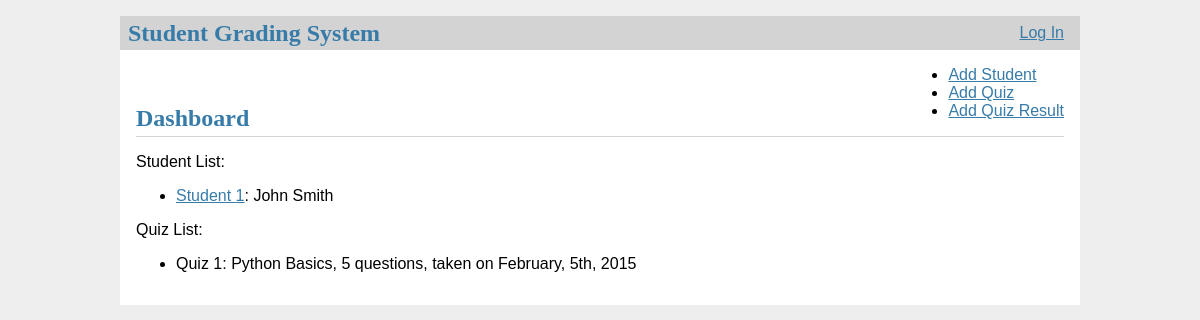
Page /dashboard (signed in) on the committed database.
### tables this page shows
CREATE TABLE students
( 
	student_id INTEGER PRIMARY KEY,
    student_last_name varchar(255) NOT NULL,
    student_first_name varchar(255) NOT NULL
);

CREATE TABLE quizzes
(
	quiz_id INTEGER PRIMARY KEY,
    quiz_subject varchar(255) NOT NULL,
    quiz_questions int NOT NULL,
    quiz_date date NOT NULL
);

### studentreportapp.py (the view)
@app.route('/dashboard')
@login_required
def dashboard():
    conn = sqlite3.connect(r'D:\Coding Projects\IS211_Assignment12\hw12.db')
    with conn:
        cur = conn.cursor()
        cur.execute("SELECT * FROM students")
        student_rows = cur.fetchall()
        cur.execute("SELECT * FROM quizzes")
        quiz_rows = cur.fetchall()
    return render_template('dashboard.html', student_rows = student_rows, quiz_rows = quiz_rows)

### studentreportapp.py (called while the page is built)
def login_required(view):
    @functools.wraps(view)
    def wrapped_view(**kwargs):
        if session.get('user_id') is None:
            return redirect('/login')
        return view(**kwargs)
    return wrapped_view

### templates/dashboard.html
{% extends 'base.html' %}
{% block header %}
  <h1>{% block title %}Dashboard{% endblock %}</h1>
  <ul>
    <li><a href="{{ url_for('add_student') }}">Add Student</a></li>
    <li><a href="{{ url_for('add_quiz') }}">Add Quiz</a></li>
    <li><a href="{{ url_for('add_results') }}">Add Quiz Result</a></li>
  </ul>
{% endblock %}
{% block content %}
    <p>Student List:</p>
    {% for student in student_rows %}
    <ul>
        <li><a href="/student/{{student[0]}}">Student {{student[0]}}</a>: {{student[2]}} {{student[1]}}</li>
    </ul>
    {% endfor %}
    <p>Quiz List:</p>
    {% for quiz in quiz_rows %}
    <ul>
        <li>Quiz {{quiz[0]}}: {{quiz[1]}}, {{quiz[2]}} questions, taken on {{quiz[3]}}</li>
    </ul>
    {% endfor %}
{% endblock %}

### templates/base.html (shortened to what this page needs)
<!doctype html>
<link rel="stylesheet" href="{{ url_for('static', filename='style.css') }}">
<nav>
  <h1>Student Grading System</h1>
  <ul>
      <li><a href="{{ url_for('login') }}">Log In</a>
  </ul>
</nav>
<section class="content">
  <header>
    {% block header %}{% endblock %}
  </header>
  {% block content %}{% endblock %}
</section>

### static/style.css (style rules this page uses)
h1 { font-family: serif; color: #377ba8; margin: 1rem 0; }
a { color: #377ba8; }
nav { background: lightgray; display: flex; align-items: center; padding: 0 0.5rem; }
nav h1 { flex: auto; margin: 0; }
nav ul { display: flex; list-style: none; margin: 0; padding: 0; }
nav ul li a, nav ul li span, header .action { display: block; padding: 0.5rem; }
.content { padding: 0 1rem 1rem; }
.content > header { border-bottom: 1px solid lightgray; display: flex; align-items: flex-end; }
.content > header h1 { flex: auto; margin: 1rem 0 0.25rem 0; }
.content:last-child { margin-bottom: 0; }

### rows in the picture
students: student_id "1", student_first_name "John", student_last_name "Smith"
quizzes: quiz_id "1", quiz_subject "Python Basics", quiz_questions "5", quiz_date "February, 5th, 2015"
